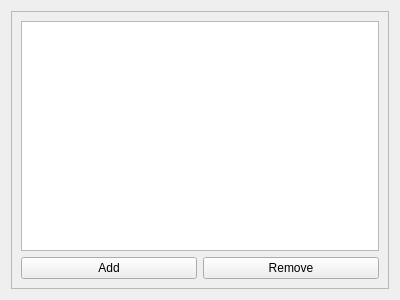
<?xml version="1.0" encoding="UTF-8"?>
<ui version="4.0">
 <class>AliasTab</class>
 <widget class="QWidget" name="AliasTab">
  <property name="geometry">
   <rect>
    <x>0</x>
    <y>0</y>
    <width>400</width>
    <height>300</height>
   </rect>
  </property>
  <property name="sizePolicy">
   <sizepolicy hsizetype="Minimum" vsizetype="Preferred">
    <horstretch>0</horstretch>
    <verstretch>0</verstretch>
   </sizepolicy>
  </property>
  <property name="windowTitle">
   <string>Form</string>
  </property>
  <layout class="QVBoxLayout" name="verticalLayout">
   <item>
    <widget class="QScrollArea" name="scrollArea">
     <property name="verticalScrollBarPolicy">
      <enum>Qt::ScrollBarAsNeeded</enum>
     </property>
     <property name="horizontalScrollBarPolicy">
      <enum>Qt::ScrollBarAsNeeded</enum>
     </property>
     <property name="widgetResizable">
      <bool>true</bool>
     </property>
     <widget class="QWidget" name="scrollAreaWidgetContents">
      <property name="geometry">
       <rect>
        <x>0</x>
        <y>0</y>
        <width>380</width>
        <height>280</height>
       </rect>
      </property>
      <layout class="QVBoxLayout" name="verticalLayout_2">
       <item>
        <widget class="QTableWidget" name="tableWidget_Aliases">
         <property name="sizePolicy">
          <sizepolicy hsizetype="Expanding" vsizetype="Expanding">
           <horstretch>0</horstretch>
           <verstretch>0</verstretch>
          </sizepolicy>
         </property>
         <property name="frameShadow">
          <enum>QFrame::Plain</enum>
         </property>
         <property name="showGrid">
          <bool>false</bool>
         </property>
         <attribute name="verticalHeaderVisible">
          <bool>false</bool>
         </attribute>
        </widget>
       </item>
       <item>
        <layout class="QHBoxLayout" name="horizontalLayout">
         <property name="sizeConstraint">
          <enum>QLayout::SetDefaultConstraint</enum>
         </property>
         <item>
          <widget class="QPushButton" name="pushButton_AliasAdd">
           <property name="text">
            <string>Add</string>
           </property>
           <property name="icon">
            <iconset theme="list-add">
             <normaloff>.</normaloff>.</iconset>
           </property>
          </widget>
         </item>
         <item>
          <widget class="QPushButton" name="pushButton_AliasRemove">
           <property name="text">
            <string>Remove</string>
           </property>
           <property name="icon">
            <iconset theme="list-remove">
             <normaloff>.</normaloff>.</iconset>
           </property>
          </widget>
         </item>
        </layout>
       </item>
       <item>
        <layout class="QVBoxLayout" name="verticalLayout_SuggestionAliases"/>
       </item>
      </layout>
     </widget>
    </widget>
   </item>
  </layout>
 </widget>
 <resources/>
 <connections/>
</ui>
